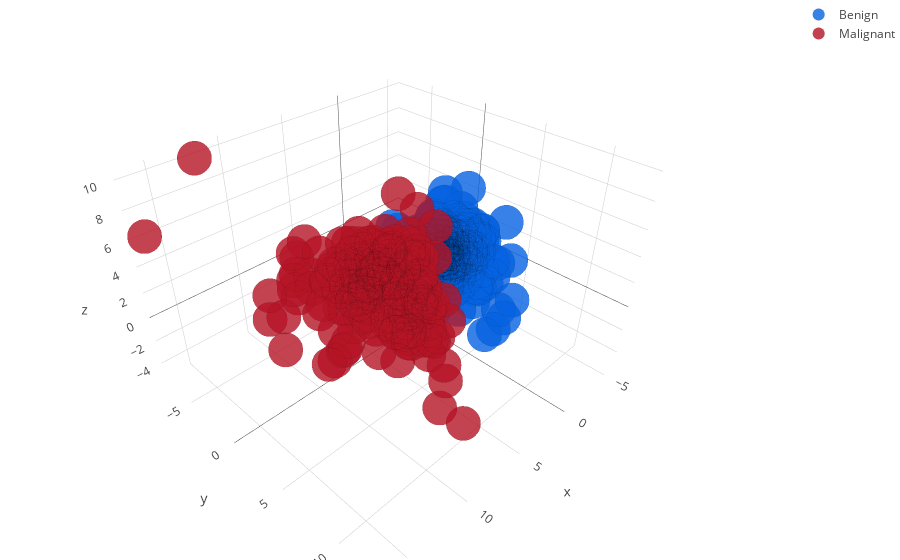

Notebook cell for this chart:
### Code cell
# Create line style.
line_style = dict(color='rgba(0, 0, 0, 0.14)',width=0.5)
 
# Create scatters.
malignant_scatter = go.Scatter3d(
    x=malignant['x'],
    y=malignant['y'],
    z=malignant['z'],
    mode='markers',
    marker=dict(
        color='rgb(181, 20, 37)',
        size=12,
        opacity=0.8,
        line=line_style
    ),
    name='Malignant'
)
benign_scatter = go.Scatter3d(
    x=benign['x'],
    y=benign['y'],
    z=benign['z'],
    mode='markers',
    marker=dict(
        color='rgb(5, 99, 226)',
        size=12,
        opacity=0.8,
        line=line_style
    ),
    name='Benign'
)
 
# Create data array. Ensure malignant scatter is rendered above (can we merge layers somehow?).
data = [benign_scatter, malignant_scatter]
 
# Create layout.
layout = go.Layout(showlegend=True, margin=dict(l=0,r=0,b=0,t=0))
 
# Render (offline).
fig = go.Figure(data=data, layout=layout)
plotly.offline.iplot(fig, filename='3d-scatter')

### Figure 1 — Plotly figure (JSON) as saved in the notebook; plotly's stock layout.template omitted (floating-point values rounded to 4 significant figures; data arrays with more than 128 entries replaced by an {"elided": "..."} marker saying what was removed)
{"data": [{"marker": {"color": "rgb(5, 99, 226)", "line": {"color": "rgba(0, 0, 0, 0.14)", "width": 0.5}, "opacity": 0.8, "size": 12}, "mode": "markers", "name": "Benign", "type": "scatter3d", "x": {"elided": "357 float values"}, "y": {"elided": "357 float values"}, "z": {"elided": "357 float values"}}, {"marker": {"color": "rgb(181, 20, 37)", "line": {"color": "rgba(0, 0, 0, 0.14)", "width": 0.5}, "opacity": 0.8, "size": 12}, "mode": "markers", "name": "Malignant", "type": "scatter3d", "x": {"elided": "212 float values"}, "y": {"elided": "212 float values"}, "z": {"elided": "212 float values"}}], "layout": {"margin": {"b": 0, "l": 0, "r": 0, "t": 0}, "showlegend": true}}
